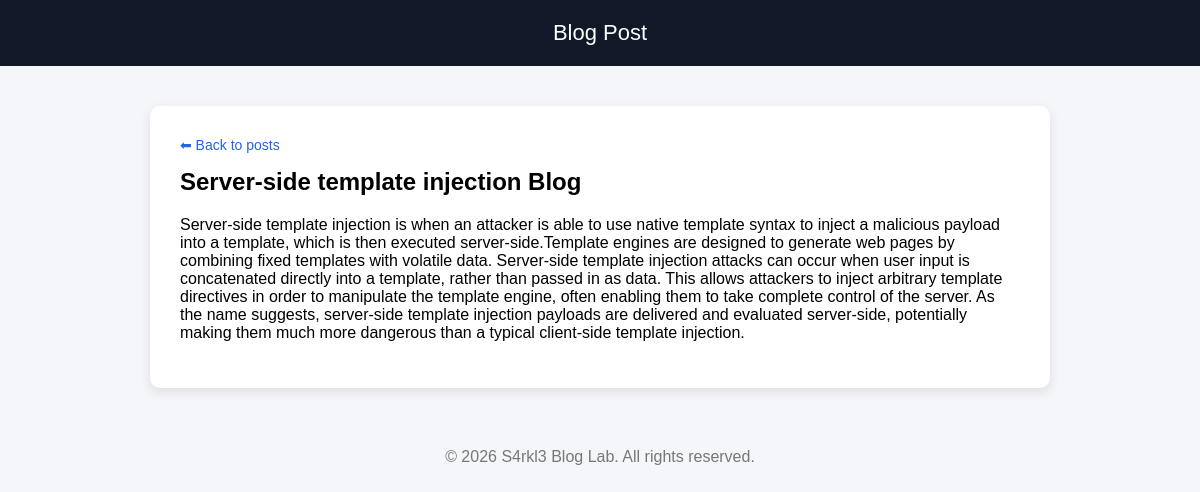
Screenshot of /post.php?id=3 with the database file from the repository.
### tables this page shows
CREATE TABLE posts (
    id INT AUTO_INCREMENT PRIMARY KEY,
    title VARCHAR(255) NOT NULL,
    content TEXT NOT NULL,
    created_at TIMESTAMP DEFAULT CURRENT_TIMESTAMP
);

### src/post.php (the view, shortened to what this page needs)
<?php include('db.php'); ?>
<!DOCTYPE html>
<html>
<head>
</head>
<body>
<header> Blog Post</header>
<div class="container">
<a class="back" href="index.php">⬅ Back to posts</a>
    <?php
   if (isset($_GET['id'])) {
      $id = $_GET['id'];
      $query = "SELECT title, content FROM posts WHERE id='$id'";
      mysqli_query($conn,$query);
      if(ctype_digit($id)){
        $safe_id = intval($id);
        $safe_query = "SELECT title, content FROM posts WHERE id=$safe_id";
        $result = mysqli_query($conn,$safe_query);
        if($result && mysqli_num_rows($result)>0){
            $row = mysqli_fetch_assoc($result);
            echo"<h2>".$row['title']."</h2>";
            echo"<p>".$row['content']."</p>";
        } else {
            echo"<h2>Post not found</h2>";
        }
      } else {
        echo"<h2>Post not found</h2>";
      }
}
    ?>
</div>
<footer>© 2026 S4rkl3 Blog Lab. All rights reserved.</footer>
</body>
</html>

### src/post.php (style rules this page uses)
body { margin: 0; font-family: Arial, Helvetica, sans-serif; background: #f4f6f9; }
header { background: #111827; color: white; padding: 20px; text-align: center; font-size: 22px; }
.container { width: 70%; margin: 40px auto; background: white; padding: 30px; border-radius: 10px; box-shadow: 0 4px 12px rgba(0,0,0,0.1); }
h2 { margin-top: 0; }
.back { display: inline-block; margin-bottom: 15px; text-decoration: none; color: #2563eb; font-size: 14px; }
footer { text-align: center; padding: 20px; color: #777; margin-top: 40px; }

### rows the page displays
posts: title "Server-side template injection Blog", content "Server-side template injection is when an attacker is able to use native template syntax to inject a malicious payload into a template, which is then executed server-side.Template engines are designed to generate web pages by combining fixed templates with volatile data. Server-side template injection attacks can occur when user input is concatenated directly into a template, rather than passed in as data. This allows attackers to inject arbitrary template directives in order to manipulate the template engine, often enabling them to take complete control of the server. As the name suggests, server-side template injection payloads are delivered and evaluated server-side, potentially making…"
